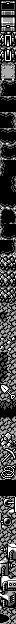

This game map was drawn from its Tiled (.tmx) file and the tilesets committed beside it. A one-line description and the full map source follow:
An orthogonal 2x78 tile map with 8x8 px tiles, 1 tile layer (metatiles), 2 tilesets.

<map height="78" orientation="orthogonal" renderorder="right-down" tileheight="8" tilewidth="8" width="2">
	<tileset firstgid="1" tilewidth="8" tileheight="8">
		<image source="../../../gfx/tilesets/gfx_017_612e.png" />
	</tileset>
	<tileset firstgid="92" tilewidth="8" tileheight="8">
		<image source="../../../gfx/tilesets/gfx_054_7bf0.png" />
	</tileset>
	<layer height="78" id="1" name="metatiles" width="2">
		<data encoding="csv">
2, 4,
3, 5,
6, 8,
7, 9,
10, 12,
11, 13,
14, 16,
15, 17,
18, 20,
19, 21,
22, 24,
23, 25,
26, 27,
25, 25,
28, 29,
25, 30,
26, 27,
31, 32,
22, 24,
33, 34,
35, 25,
36, 25,
25, 37,
25, 38,
25, 25,
31, 32,
39, 41,
40, 42,
43, 25,
33, 34,
25, 45,
44, 46,
47, 49,
48, 50,
51, 49,
52, 53,
51, 55,
54, 56,
57, 59,
58, 60,
57, 59,
61, 60,
62, 64,
63, 65,
66, 59,
58, 60,
67, 59,
68, 60,
69, 71,
70, 72,
73, 75,
74, 76,
77, 78,
61, 60,
79, 81,
80, 82,
83, 85,
84, 86,
87, 89,
88, 90,
25, 25,
25, 25,
92, 94,
93, 95,
96, 98,
97, 99,
100, 102,
101, 103,
104, 106,
105, 107,
108, 110,
109, 111,
112, 114,
113, 115,
116, 117,
113, 118,
119, 102,
120, 121</data>
	</layer>
</map>
